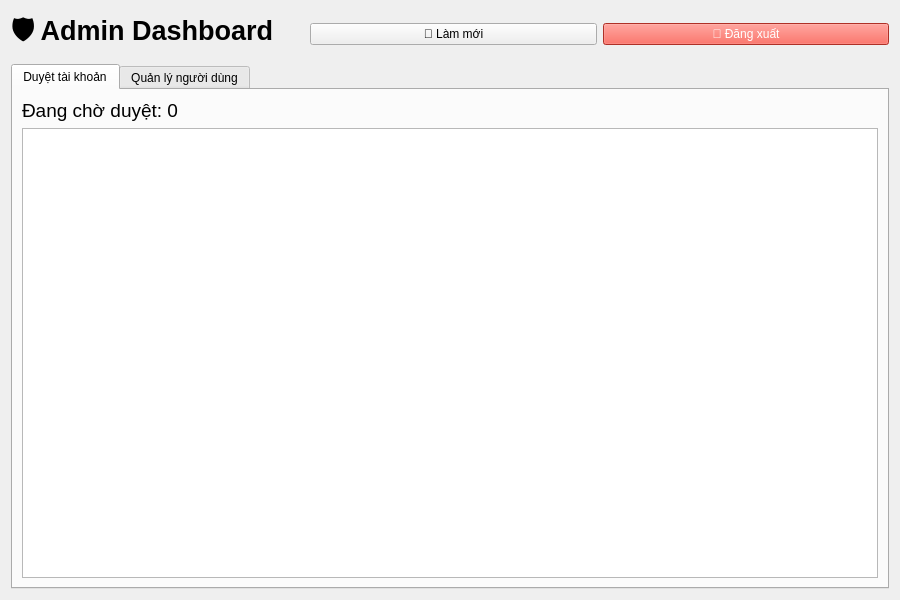
<?xml version="1.0" encoding="UTF-8"?>
<ui version="4.0">
 <class>AdminDashboard</class>
 <widget class="QWidget" name="AdminDashboard">
  <property name="geometry">
   <rect>
    <x>0</x>
    <y>0</y>
    <width>900</width>
    <height>600</height>
   </rect>
  </property>
  <property name="windowTitle">
   <string>Admin Dashboard</string>
  </property>
  <layout class="QVBoxLayout" name="mainLayout">
   <!-- Header -->
   <item>
    <layout class="QHBoxLayout">
     <item>
      <widget class="QLabel" name="lblTitle">
       <property name="text">
        <string>🛡️ Admin Dashboard</string>
       </property>
       <property name="font">
        <font>
         <pointsize>20</pointsize>
         <bold>true</bold>
        </font>
       </property>
      </widget>
     </item>
     <item>
      <spacer>
       <property name="orientation">
        <enum>Qt::Horizontal</enum>
       </property>
      </spacer>
     </item>
     <item>
      <widget class="QPushButton" name="btnRefresh">
       <property name="text">
        <string>🔄 Làm mới</string>
       </property>
      </widget>
     </item>
     <item>
      <widget class="QPushButton" name="btnLogout">
       <property name="text">
        <string>🚪 Đăng xuất</string>
       </property>
       <property name="styleSheet">
        <string>background-color: #f44336; color: white;</string>
       </property>
      </widget>
     </item>
    </layout>
   </item>
   <!-- Tab Widget -->
   <item>
    <widget class="QTabWidget" name="tabWidget">
     <!-- Pending Users Tab -->
     <widget class="QWidget" name="tabPending">
      <attribute name="title">
       <string>Duyệt tài khoản</string>
      </attribute>
      <layout class="QVBoxLayout">
       <item>
        <widget class="QLabel" name="lblPendingCount">
         <property name="text">
          <string>Đang chờ duyệt: 0</string>
         </property>
         <property name="font">
          <font>
           <pointsize>14</pointsize>
          </font>
         </property>
        </widget>
       </item>
       <item>
        <widget class="QTableWidget" name="tablePending">
         <property name="alternatingRowColors">
          <bool>true</bool>
         </property>
         <property name="selectionBehavior">
          <enum>QAbstractItemView::SelectRows</enum>
         </property>
        </widget>
       </item>
      </layout>
     </widget>
     <!-- All Users Tab -->
     <widget class="QWidget" name="tabAllUsers">
      <attribute name="title">
       <string>Quản lý người dùng</string>
      </attribute>
      <layout class="QVBoxLayout">
       <item>
        <layout class="QHBoxLayout">
         <item>
          <widget class="QLabel" name="lblTotalUsers">
           <property name="text">
            <string>Tổng số: 0 người dùng</string>
           </property>
           <property name="font">
            <font>
             <pointsize>14</pointsize>
            </font>
           </property>
          </widget>
         </item>
         <item>
          <spacer>
           <property name="orientation">
            <enum>Qt::Horizontal</enum>
           </property>
          </spacer>
         </item>
         <item>
          <widget class="QPushButton" name="btnAddUser">
           <property name="text">
            <string>➕ Thêm người dùng</string>
           </property>
           <property name="styleSheet">
            <string>background-color: #4CAF50; color: white;</string>
           </property>
          </widget>
         </item>
        </layout>
       </item>
       <item>
        <widget class="QTableWidget" name="tableAllUsers">
         <property name="alternatingRowColors">
          <bool>true</bool>
         </property>
         <property name="selectionBehavior">
          <enum>QAbstractItemView::SelectRows</enum>
         </property>
        </widget>
       </item>
      </layout>
     </widget>
    </widget>
   </item>
  </layout>
 </widget>
 <resources/>
 <connections/>
</ui>
